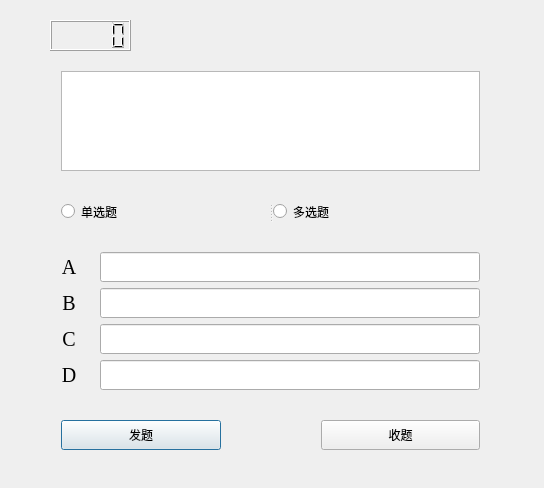
<?xml version="1.0" encoding="UTF-8"?>
<ui version="4.0">
 <class>QuestionWindow</class>
 <widget class="QDialog" name="QuestionWindow">
  <property name="geometry">
   <rect>
    <x>0</x>
    <y>0</y>
    <width>544</width>
    <height>488</height>
   </rect>
  </property>
  <property name="windowTitle">
   <string>QuestionWindow</string>
  </property>
  <widget class="QLCDNumber" name="TimeDisplay">
   <property name="geometry">
    <rect>
     <x>50</x>
     <y>20</y>
     <width>81</width>
     <height>31</height>
    </rect>
   </property>
  </widget>
  <widget class="QWidget" name="layoutWidget">
   <property name="geometry">
    <rect>
     <x>50</x>
     <y>60</y>
     <width>441</width>
     <height>341</height>
    </rect>
   </property>
   <layout class="QVBoxLayout" name="verticalLayout" stretch="0,0,0">
    <item>
     <widget class="QTextEdit" name="QuestionEdit">
      <property name="sizePolicy">
       <sizepolicy hsizetype="Expanding" vsizetype="Fixed">
        <horstretch>0</horstretch>
        <verstretch>0</verstretch>
       </sizepolicy>
      </property>
      <property name="maximumSize">
       <size>
        <width>16777215</width>
        <height>100</height>
       </size>
      </property>
      <property name="font">
       <font>
        <family>Adobe 仿宋 Std R</family>
        <pointsize>12</pointsize>
       </font>
      </property>
      <property name="html">
       <string>&lt;!DOCTYPE HTML PUBLIC &quot;-//W3C//DTD HTML 4.0//EN&quot; &quot;http://www.w3.org/TR/REC-html40/strict.dtd&quot;&gt;
&lt;html&gt;&lt;head&gt;&lt;meta name=&quot;qrichtext&quot; content=&quot;1&quot; /&gt;&lt;style type=&quot;text/css&quot;&gt;
p, li { white-space: pre-wrap; }
&lt;/style&gt;&lt;/head&gt;&lt;body style=&quot; font-family:'Adobe 仿宋 Std R'; font-size:12pt; font-weight:400; font-style:normal;&quot;&gt;
&lt;p style=&quot;-qt-paragraph-type:empty; margin-top:0px; margin-bottom:0px; margin-left:0px; margin-right:0px; -qt-block-indent:0; text-indent:0px;&quot;&gt;&lt;br /&gt;&lt;/p&gt;&lt;/body&gt;&lt;/html&gt;</string>
      </property>
     </widget>
    </item>
    <item>
     <layout class="QHBoxLayout" name="horizontalLayout_2">
      <item>
       <widget class="QSplitter" name="splitter">
        <property name="orientation">
         <enum>Qt::Horizontal</enum>
        </property>
        <property name="opaqueResize">
         <bool>false</bool>
        </property>
        <property name="handleWidth">
         <number>5</number>
        </property>
        <widget class="QRadioButton" name="SingleButton">
         <property name="text">
          <string>单选题</string>
         </property>
        </widget>
        <widget class="QRadioButton" name="MultipleButton">
         <property name="text">
          <string>多选题</string>
         </property>
        </widget>
       </widget>
      </item>
     </layout>
    </item>
    <item>
     <layout class="QGridLayout" name="gridLayout" rowstretch="10,10,10,10">
      <property name="sizeConstraint">
       <enum>QLayout::SetDefaultConstraint</enum>
      </property>
      <property name="horizontalSpacing">
       <number>23</number>
      </property>
      <item row="1" column="1">
       <widget class="QLineEdit" name="BLineEdit">
        <property name="sizePolicy">
         <sizepolicy hsizetype="Expanding" vsizetype="Expanding">
          <horstretch>0</horstretch>
          <verstretch>0</verstretch>
         </sizepolicy>
        </property>
        <property name="maximumSize">
         <size>
          <width>16777215</width>
          <height>30</height>
         </size>
        </property>
        <property name="font">
         <font>
          <pointsize>11</pointsize>
         </font>
        </property>
       </widget>
      </item>
      <item row="1" column="0">
       <widget class="QLabel" name="label_2">
        <property name="font">
         <font>
          <family>Times New Roman</family>
          <pointsize>15</pointsize>
         </font>
        </property>
        <property name="text">
         <string>B</string>
        </property>
        <property name="alignment">
         <set>Qt::AlignCenter</set>
        </property>
        <property name="margin">
         <number>0</number>
        </property>
       </widget>
      </item>
      <item row="2" column="1">
       <widget class="QLineEdit" name="CLineEdit">
        <property name="sizePolicy">
         <sizepolicy hsizetype="Expanding" vsizetype="Expanding">
          <horstretch>0</horstretch>
          <verstretch>0</verstretch>
         </sizepolicy>
        </property>
        <property name="maximumSize">
         <size>
          <width>16777215</width>
          <height>30</height>
         </size>
        </property>
        <property name="font">
         <font>
          <pointsize>11</pointsize>
         </font>
        </property>
       </widget>
      </item>
      <item row="2" column="0">
       <widget class="QLabel" name="label_3">
        <property name="font">
         <font>
          <family>Times New Roman</family>
          <pointsize>15</pointsize>
         </font>
        </property>
        <property name="text">
         <string>C</string>
        </property>
        <property name="alignment">
         <set>Qt::AlignCenter</set>
        </property>
        <property name="margin">
         <number>0</number>
        </property>
       </widget>
      </item>
      <item row="0" column="1">
       <widget class="QLineEdit" name="ALineEdit">
        <property name="sizePolicy">
         <sizepolicy hsizetype="Expanding" vsizetype="Preferred">
          <horstretch>0</horstretch>
          <verstretch>0</verstretch>
         </sizepolicy>
        </property>
        <property name="maximumSize">
         <size>
          <width>16777215</width>
          <height>30</height>
         </size>
        </property>
        <property name="font">
         <font>
          <pointsize>11</pointsize>
          <italic>false</italic>
         </font>
        </property>
        <property name="text">
         <string/>
        </property>
       </widget>
      </item>
      <item row="3" column="0">
       <widget class="QLabel" name="label_4">
        <property name="font">
         <font>
          <family>Times New Roman</family>
          <pointsize>15</pointsize>
         </font>
        </property>
        <property name="text">
         <string>D</string>
        </property>
        <property name="alignment">
         <set>Qt::AlignCenter</set>
        </property>
        <property name="margin">
         <number>0</number>
        </property>
       </widget>
      </item>
      <item row="3" column="1">
       <widget class="QLineEdit" name="DLineEdit">
        <property name="sizePolicy">
         <sizepolicy hsizetype="Expanding" vsizetype="Preferred">
          <horstretch>0</horstretch>
          <verstretch>0</verstretch>
         </sizepolicy>
        </property>
        <property name="maximumSize">
         <size>
          <width>16777215</width>
          <height>30</height>
         </size>
        </property>
        <property name="font">
         <font>
          <pointsize>11</pointsize>
         </font>
        </property>
       </widget>
      </item>
      <item row="0" column="0">
       <widget class="QLabel" name="label">
        <property name="font">
         <font>
          <family>Times New Roman</family>
          <pointsize>15</pointsize>
          <italic>false</italic>
          <underline>false</underline>
         </font>
        </property>
        <property name="text">
         <string>A</string>
        </property>
        <property name="alignment">
         <set>Qt::AlignCenter</set>
        </property>
        <property name="margin">
         <number>0</number>
        </property>
       </widget>
      </item>
     </layout>
    </item>
   </layout>
  </widget>
  <widget class="QWidget" name="layoutWidget">
   <property name="geometry">
    <rect>
     <x>50</x>
     <y>420</y>
     <width>441</width>
     <height>41</height>
    </rect>
   </property>
   <layout class="QHBoxLayout" name="horizontalLayout" stretch="0,0">
    <property name="spacing">
     <number>100</number>
    </property>
    <property name="topMargin">
     <number>0</number>
    </property>
    <item>
     <widget class="QPushButton" name="SendButton">
      <property name="sizePolicy">
       <sizepolicy hsizetype="Minimum" vsizetype="Expanding">
        <horstretch>0</horstretch>
        <verstretch>0</verstretch>
       </sizepolicy>
      </property>
      <property name="maximumSize">
       <size>
        <width>16777215</width>
        <height>30</height>
       </size>
      </property>
      <property name="text">
       <string>发题</string>
      </property>
     </widget>
    </item>
    <item>
     <widget class="QPushButton" name="StopButton">
      <property name="sizePolicy">
       <sizepolicy hsizetype="Minimum" vsizetype="Expanding">
        <horstretch>0</horstretch>
        <verstretch>0</verstretch>
       </sizepolicy>
      </property>
      <property name="maximumSize">
       <size>
        <width>16777215</width>
        <height>30</height>
       </size>
      </property>
      <property name="text">
       <string>收题</string>
      </property>
     </widget>
    </item>
   </layout>
  </widget>
 </widget>
 <layoutdefault spacing="6" margin="11"/>
 <resources/>
 <connections/>
</ui>
